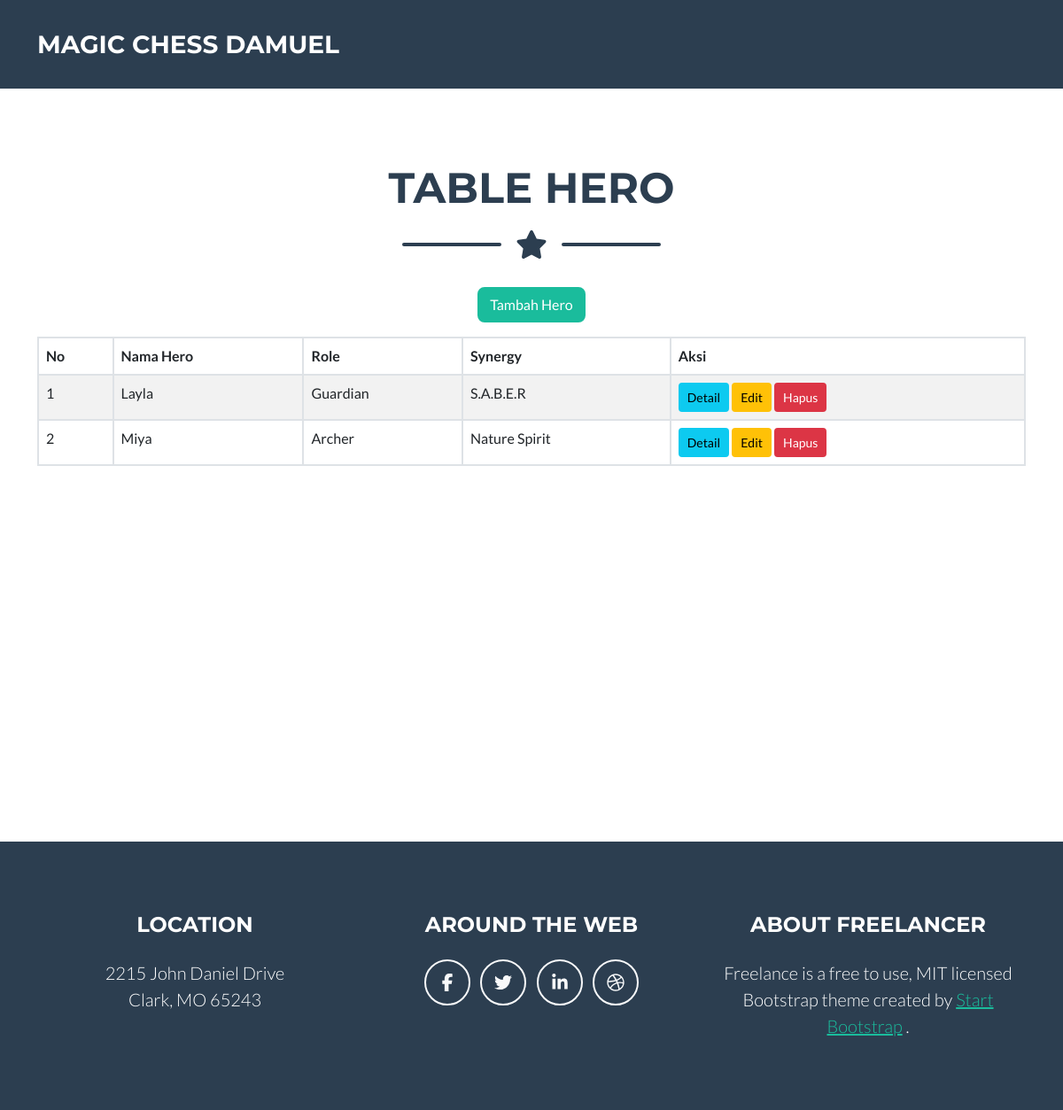
/index.php/hero/hero_index, run on the app's committed database.
### tables this page shows
CREATE TABLE `hero` (
  `id` int(255) NOT NULL,
  `nama_hero` varchar(50) NOT NULL,
  `role` int(50) NOT NULL,
  `synergy` int(40) NOT NULL
);

CREATE TABLE `role` (
  `id` int(50) NOT NULL,
  `nama_role` varchar(50) NOT NULL,
  `jmlh_hero` int(11) NOT NULL
);

CREATE TABLE `synergy` (
  `id` int(11) NOT NULL,
  `nama_synergy` varchar(50) NOT NULL,
  `jmlh_hero` int(11) NOT NULL
);

### application/controllers/Hero.php (called while the page is built, shortened)
<?php
class Hero extends CI_Controller
{
    public function __construct()
	{
		$this->load->model('Mahasiswa_model');
		$this->load->model('Prodi_model');
		$this->load->model('User_model');
        $this->load->model('Hero_model');
	}
    public function hero_index()
{
    $data['judul'] = "Halaman Hero";
    $data['heroes'] = $this->Hero_model->get_all_heroes();
    $this->load->view("layout/header2");
    $this->load->view("hero/vw_hero",  $data);
    $this->load->view("layout/footer");
}
}

### index.php (called while the page is built, shortened)
<?php
require_once BASEPATH.'core/CodeIgniter.php';

### application/models/Hero_model.php (called while the page is built, shortened)
<?php
class Hero_model extends CI_Model
{
    public function get_all_heroes() {
        $this->db->select('hero.*, role.nama_role, synergy.nama_synergy');
        $this->db->from('hero');
        $this->db->join('role', 'hero.role = role.id', 'left');
        $this->db->join('synergy', 'hero.synergy = synergy.id', 'left');
        $query = $this->db->get();
        return $query->result();
    }
}

### application/views/hero/vw_hero.php (the view, shortened to what this page needs)
<section class="page-section portfolio" id="table">
    <div class="container">
        <h2 class="page-section-heading text-center text-uppercase text-secondary mb-0">Table Hero</h2>
        <div class="divider-custom">
            <div class="divider-custom-line"></div>
            <div class="divider-custom-icon"><i class="fas fa-star"></i></div>
            <div class="divider-custom-line"></div>
        </div>
        <div class="text-center mb-3">
            <a href="<?= base_url('Hero/hero_tambah') ?>" class="btn btn-primary">Tambah Hero</a>
        </div>
        <div class="table-responsive">
            <table class="table table-bordered table-striped">
                <thead>
                    <tr>
                        <th>No</th>
                        <th>Nama Hero</th>
                        <th>Role</th>
                        <th>Synergy</th>
                        <th>Aksi</th>
                    </tr>
                </thead>
                <tbody>
                    <?php if (!empty($heroes)): ?>
                        <?php foreach ($heroes as $index => $hero): ?>
                            <tr>
                                <td><?= $index + 1 ?></td>
                                <td><?= $hero->nama_hero ?></td>
                                <td><?= $hero->nama_role ?></td>
                                <td><?= $hero->nama_synergy ?></td>
                                <td>
                                    <a href="<?= base_url('Hero/hero_detail/' . $hero->id) ?>" class="btn btn-info btn-sm">Detail</a>
                                    <a href="<?= base_url('Hero/hero_edit/' . $hero->id) ?>" class="btn btn-warning btn-sm">Edit</a>
                                    <a href="<?= base_url('Hero/hero_hapus/' . $hero->id) ?>" class="btn btn-danger btn-sm">Hapus</a>
                                </td>
                            </tr>
                        <?php endforeach; ?>
                    <?php else: ?>
                        <tr>
                            <td colspan="6">Tidak ada data hero.</td>
                        </tr>
                    <?php endif; ?>
                </tbody>
            </table>
        </div>
    </div>
</section>

### data on the page
hero: nama_hero "Layla", role.nama_role "Guardian", synergy.nama_synergy "S.A.B.E.R"
hero: nama_hero "Miya", role.nama_role "Archer", synergy.nama_synergy "Nature Spirit"
